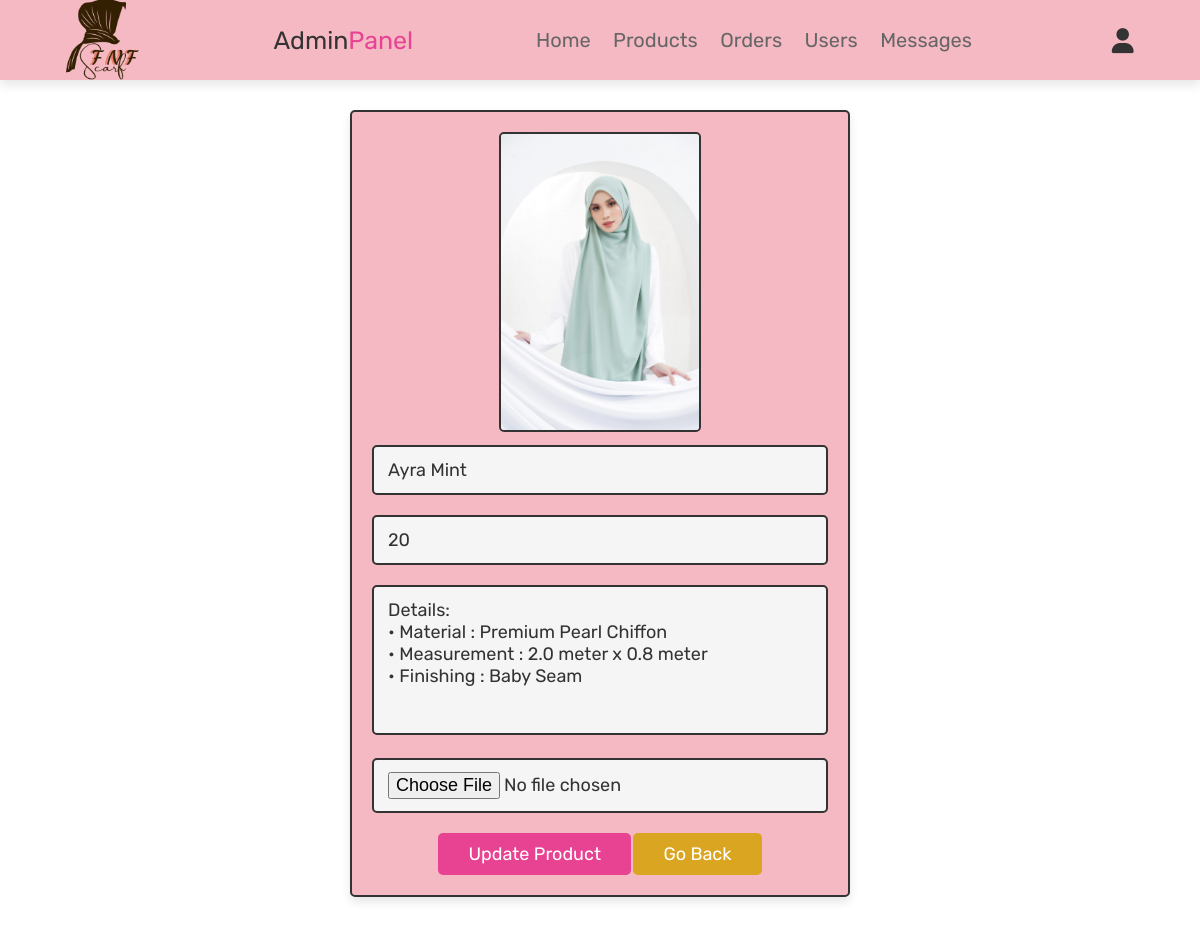
The page /admin_update_product.php?update=93 (signed in) on the database its author committed.
### tables this page shows
CREATE TABLE `products` (
  `pid` int(100) NOT NULL,
  `name` varchar(100) NOT NULL,
  `details` varchar(500) NOT NULL,
  `price` int(100) NOT NULL,
  `image` varchar(100) NOT NULL
);

### admin_update_product.php (the view, shortened to what this page needs)
<?php
@include 'config.php';
?>
<!DOCTYPE html>
<html lang="en">
<head>
   <link rel="stylesheet" href="https://cdnjs.cloudflare.com/ajax/libs/font-awesome/6.0.0/css/all.min.css">
   <link rel="stylesheet" href="css/admin_style.css">
</head>
<body>
<?php @include 'admin_header.php'; ?>
<section class="update-product">
<?php
   $update_id = $_GET['update'];
   $select_products = mysqli_query($conn, "SELECT * FROM `products` WHERE pid = '$update_id'") or die('query failed');
   if(mysqli_num_rows($select_products) > 0)
   {
      while($fetch_products = mysqli_fetch_assoc($select_products))
      {
?>
<form action="" method="post" enctype="multipart/form-data">
   <img src="uploaded_img/<?php echo $fetch_products['image']; ?>" class="image"  alt="">
   <input type="text" class="box" value="<?php echo $fetch_products['name']; ?>" required placeholder="update product name" name="name">
   <input type="number" min="0" class="box" value="<?php echo $fetch_products['price']; ?>" required placeholder="update product price" name="price">
   <textarea name="details" class="box" required placeholder="update product details" cols="30" rows="10"><?php echo $fetch_products['details']; ?></textarea>
   <input type="file" accept="image/jpg, image/jpeg, image/png" class="box" name="image">
   <input type="submit" value="update product" name="update_product" class="btn">
   <a href="admin_products.php" class="option-btn">go back</a>
</form>
<?php
      }
   }
   else
   {
      echo '<p class="empty">no update product select</p>';
   }
?>
</section>
</body>
</html>

### css/admin_style.css (style rules this page uses)
:root { --pink:#e84393; --pink2-shadow:rgba(236, 120, 139, 0.514); --red:#c0392b; --orange:#f39c12; --yellow: #DAA520; --black:#333; --white:#fff; --light-color:#666; --light-white:#ccc; --light-bg:#f5f5f5; --border:.2rem solid var(--black); --box-shadow:0 .5rem 1rem rgba(0,0,0,.1); }
* { font-family: 'Rubik', sans-serif; margin:0; padding:0; box-sizing: border-box; outline: none; border:none; text-decoration: none; transition:all .2s linear; }
html { font-size: 62.5%; overflow-x: hidden; scroll-behavior: smooth; scroll-padding-top: 6.5rem; }
body { background: url(../images/bg4.png); }
section { padding:3rem 2rem; }
.btn, .delete-btn, .option-btn { display: inline-block; border-radius: .5rem; margin-top: 1rem; font-size: 1.8rem; color:var(--white); cursor: pointer; padding:1rem 3rem; text-transform: capitalize; }
.btn { background-color: var(--pink); }
.option-btn { background-color: var(--yellow); }
.update-product form { max-width: 50rem; border-radius: .5rem; background-color: var(--pink2-shadow); border:var(--border); padding:2rem; text-align: center; margin:0 auto; box-shadow: var(--box-shadow); }
.update-product form .box { width: 100%; margin:1rem 0; font-size: 1.8rem; color:var(--black); border-radius: .5rem; background-color: var(--light-bg); padding:1.2rem 1.4rem; border:var(--border); }
.update-product form textarea { height: 15rem; resize: none; }
.update-product .image { height: 30rem; border:var(--border); border-radius: .5rem; }

### rows shown on the page
products: image (picture), name "Ayra Mint", price "20", details "Details: • Material : Premium Pearl Chiffon • Measurement : 2.0 meter x 0.8 meter • Finishing : Baby Seam"
